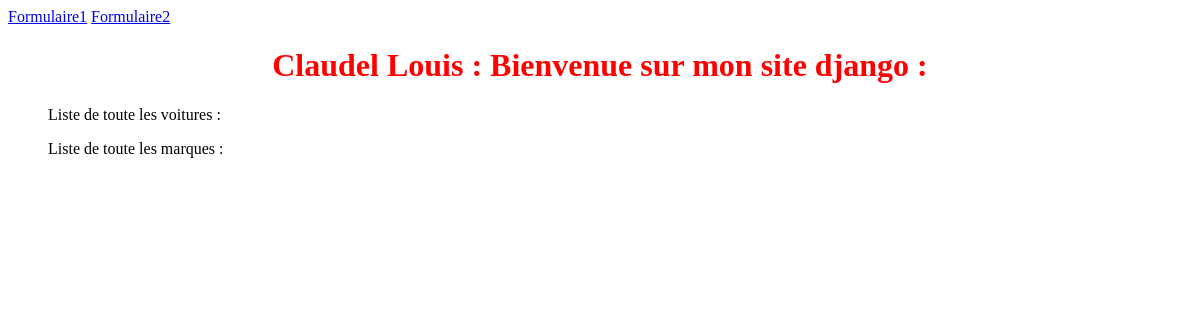
The app's page /myfirstapp/, older data.
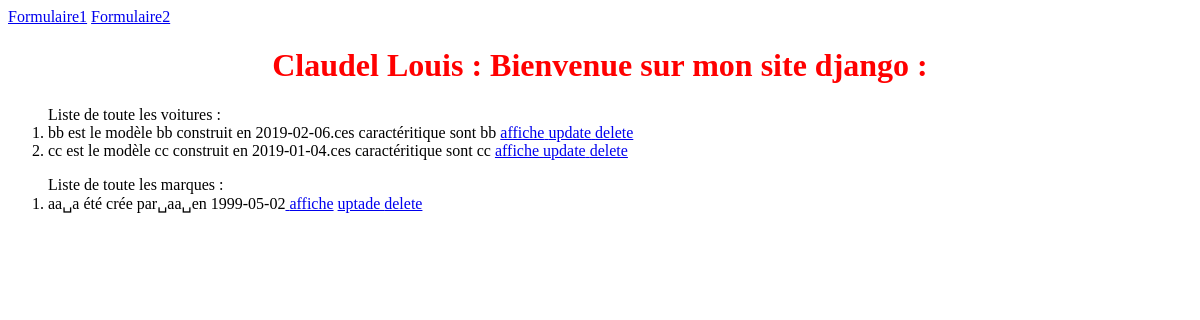
The same page, newer data.
### myfirstapp/models.py (models this page shows, shortened)
class voiture(models.Model):
    nom = models.CharField(max_length=100)
    modele =models.CharField(max_length=100)
    marque_voiture = models.CharField(max_length=100)
    date_constrution =models.DateField(blank=True, null = True)
    caracteristique =models.CharField(max_length = 100)
    def __str__(self):
        chaine2 = f"{self.nom} est le modèle {self.modele} construit en {self.date_constrution}.ces caractéritique sont {self.caracteristique}"
        return chaine2

class marque(models.Model):
    nom_marque = models.CharField(max_length=100)
    createur = models.CharField(max_length = 100)
    date_creation = models.DateField(blank=True, null = True)
    def __str__(self):
        chaine = f"{self.nom_marque}␣a été crée par␣{self.createur}␣en  {self.date_creation}"
        return chaine

### myfirstapp/views.py (the view)
# urls.py: path('', views.index),
def index(request):
    liste=list(models.voiture.objects.all())
    liste2 = list(models.marque.objects.all())
    return render(request, 'myfirstapp/index.html',{"liste":liste,"liste2":liste2})

### myfirstapp/templates/myfirstapp/index.html (shortened to what this page needs)
<!DOCTYPE html>
<html lang="en">
<head>
    {% load static %}
    <link rel="stylesheet" type="text/css" href="{%static '/myfirstapp/index.css'%}">
    <a href="/myfirstapp/formulaire1/"> Formulaire1</a>
    <a href="/myfirstapp/formulaire2/"> Formulaire2</a>
</head>
<body>
    <h1> Claudel Louis : Bienvenue sur mon site django : </h1>
<ol> Liste de toute les voitures :
    {% for v in liste %}
        <li>{{v}} <a href="/myfirstapp/affiche/{{v.id}}/"> affiche</a><a href="/myfirstapp/update/{{v.id}}/"> update</a><a href="/myfirstapp/delete1/{{v.id}}/"> delete </a></li>
    {% endfor%}
</ol>
<ol> Liste de toute les marques :
    {% for m in liste2 %}
    <li>{{m}}<a href="/myfirstapp/affiche2/{{m.id}}/"> affiche</a> <a href="/myfirstapp/update2/{{m.id}}/">uptade </a><a href="/myfirstapp/delete2/{{m.id}}/"> delete </a> </li>
    {% endfor%}
</ol>
</body>
</html>

### myfirstapp/static/myfirstapp/index.css (style rules this page uses)
h1 { color: red ; text-align: center; }

Row changes from the older to the newer data that the page shows:
added voiture: nom+modele+date_constrution "bb est le modèle bb construit en 2019-02-06.ces caractéritique sont bb"
added voiture: nom+modele+date_constrution "cc est le modèle cc construit en 2019-01-04.ces caractéritique sont cc"
added marque: nom_marque+createur+date_creation "aa␣a été crée par␣aa␣en 1999-05-02"
